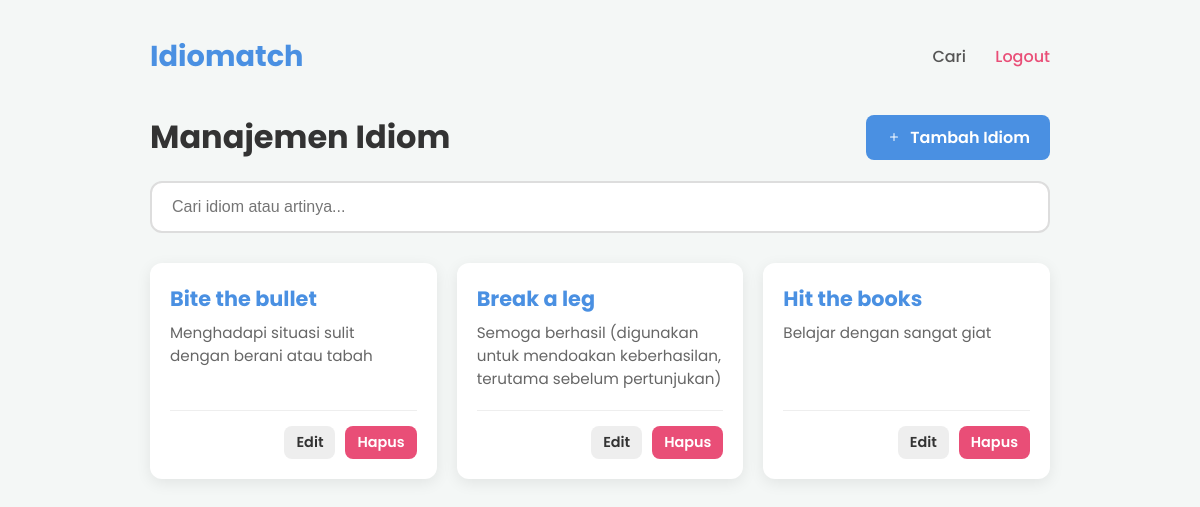
/admin.php (signed in), run on the app's committed database.
### tables this page shows
CREATE TABLE IF NOT EXISTS `idioms` (
  `id` int NOT NULL AUTO_INCREMENT,
  `idiom` varchar(255) NOT NULL,
  `meaning_id` text NOT NULL,
  `example_sentence` text NOT NULL,
  `sentence_translation` text NOT NULL,
  `example_conversation` text NOT NULL,
  PRIMARY KEY (`id`)
);

### admin.php (the view, shortened to what this page needs)
<?php
include 'includes/db.php';
$idioms = [];
$sql = "SELECT id, idiom, meaning_id FROM idioms ORDER BY idiom ASC";
$result = $conn->query($sql);
if ($result && $result->num_rows > 0) {
    while ($row = $result->fetch_assoc()) {
        $idioms[] = $row;
    }
}
?>
<!DOCTYPE html>
<html lang="id">
<head>
</head>
<body>
    <div class="container">
        <nav class="main-nav">
            <a href="index.php" class="logo">Idiomatch</a>
            <div class="nav-links">
                <a href="index.php">Cari</a>
                <a href="logout.php" class="logout">Logout</a>
            </div>
        </nav>
        <main>
            <div class="admin-header">
                <h2>Manajemen Idiom</h2>
                <a href="add_idiom.php" class="btn btn-primary">
                    <svg xmlns="http://www.w3.org/2000/svg" width="16" height="16" fill="currentColor" viewBox="0 0 16 16"><path d="M8 4a.5.5 0 0 1 .5.5v3h3a.5.5 0 0 1 0 1h-3v3a.5.5 0 0 1-1 0v-3h-3a.5.5 0 0 1 0-1h3v-3A.5.5 0 0 1 8 4z"/></svg>
                    <span>Tambah Idiom</span>
                </a>
            </div>
            <div class="filter-container">
                <input type="text" id="searchInput" class="search-input" placeholder="Cari idiom atau artinya...">
            </div>
            <div class="idiom-grid" id="idiomGrid">
                <?php if (!empty($idioms)): ?>
                    <?php foreach ($idioms as $idiom): ?>
                        <div class="idiom-card" data-search-text="<?= strtolower(htmlspecialchars($idiom['idiom'] . ' ' . $idiom['meaning_id'])) ?>">
                            <div class="idiom-card-content">
                                <h3><?= htmlspecialchars($idiom['idiom']) ?></h3>
                                <p><?= htmlspecialchars($idiom['meaning_id']) ?></p>
                            </div>
                            <div class="idiom-card-actions">
                                <a href="edit_idiom.php?id=<?= $idiom['id'] ?>" class="btn btn-secondary btn-action">Edit</a>
                                <a href="delete_idiom.php?id=<?= $idiom['id'] ?>" class="btn btn-danger btn-action" onclick="return confirm('Anda yakin ingin menghapus idiom ini?');">Hapus</a>
                            </div>
                        </div>
                    <?php endforeach; ?>
                <?php else: ?>
                    <p class="no-results">Belum ada data idiom. Silakan tambahkan.</p>
                <?php endif; ?>
            </div>
        </main>
    </div>
</body>
</html>

### admin.php (style rules this page uses)
:root { --primary-color: #4A90E2; --secondary-color: #50E3C2; --danger-color: #E94E77; --success-color: #28a745; --background-color: #f4f7f6; --text-color: #333; --card-bg-color: #ffffff; --shadow: 0 4px 15px rgba(0, 0, 0, 0.08); --border-radius: 12px; }
body { font-family: 'Poppins', sans-serif; margin: 0; background-color: var(--background-color); color: var(--text-color); }
.container { max-width: 900px; margin: 0 auto; padding: 20px; }
.main-nav { display: flex; justify-content: space-between; align-items: center; padding: 15px 0; }
.logo { font-size: 1.8rem; font-weight: 700; color: var(--primary-color); text-decoration: none; }
.nav-links a { margin-left: 25px; text-decoration: none; color: #555; font-weight: 500; transition: color 0.3s ease; }
.nav-links a:hover, .nav-links a.logout { color: var(--danger-color); }
.admin-header { display: flex; justify-content: space-between; align-items: center; margin-top: 20px; margin-bottom: 20px; flex-wrap: wrap; gap: 15px; }
.admin-header h2 { margin: 0; font-size: 2rem; }
.btn { padding: 10px 20px; border-radius: 8px; text-decoration: none; font-weight: 600; border: none; cursor: pointer; transition: all 0.3s ease; display: inline-flex; align-items: center; gap: 8px; }
.btn-primary { background-color: var(--primary-color); color: white; }
.filter-container { margin-bottom: 30px; }
.search-input { width: 100%; padding: 15px 20px; font-size: 1rem; border: 2px solid #ddd; border-radius: var(--border-radius); box-sizing: border-box; transition: all 0.3s ease; }
.idiom-grid { display: grid; grid-template-columns: repeat(auto-fill, minmax(280px, 1fr)); gap: 20px; }
.idiom-card { background-color: var(--card-bg-color); border-radius: var(--border-radius); box-shadow: var(--shadow); padding: 20px; display: flex; flex-direction: column; transition: transform 0.3s ease, box-shadow 0.3s ease; }
.idiom-card-content { flex-grow: 1; }
.idiom-card h3 { font-size: 1.3rem; color: var(--primary-color); margin-top: 0; margin-bottom: 8px; }
.idiom-card p { font-size: 0.95rem; color: #666; margin: 0; line-height: 1.5; }
.idiom-card-actions { margin-top: 20px; padding-top: 15px; border-top: 1px solid #eee; display: flex; justify-content: flex-end; gap: 10px; }
.btn-action { padding: 6px 12px; font-size: 0.9rem; }
.btn-secondary { background-color: #eee; color: #333; }
.btn-danger { background-color: var(--danger-color); color: white; }

### data on the page
idioms: idiom "Bite the bullet", meaning "Menghadapi situasi sulit dengan berani atau tabah"
idioms: idiom "Break a leg", meaning "Semoga berhasil (digunakan untuk mendoakan keberhasilan, terutama sebelum pertunjukan)"
idioms: idiom "Hit the books", meaning "Belajar dengan sangat giat"
